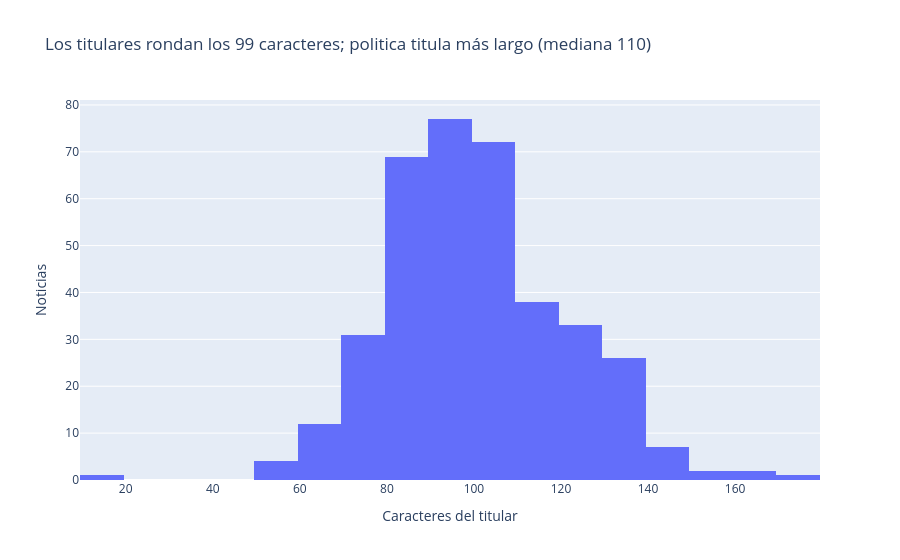

Notebook source saved alongside this figure:
### Markdown cell above
El medio es uno solo (opción B), así que el segundo gráfico usa el rango de fechas. Como cada sitemap trae las 100 notas más recientes de su sección, las secciones que publican más cubren menos días. Por eso el dataset es un corte de **2 al 14 de octubre de 2026**, desigual por categoría: deportes y política están concentrados en la última semana.

### Code cell
medianas = df.groupby("etiqueta")["largo_titular"].median()
fig = px.histogram(
    df, x="largo_titular", nbins=30,
    labels={"largo_titular": "Caracteres del titular"},
    title=(f"Los titulares rondan los {df['largo_titular'].median():.0f} caracteres; "
           f"{medianas.idxmax()} titula más largo (mediana {medianas.max():.0f})"),
)
fig.update_layout(yaxis_title="Noticias")
fig.show()

### Figure 1 — Plotly figure (JSON) as saved in the notebook; plotly's stock layout.template omitted (floating-point values rounded to 4 significant figures; data arrays with more than 128 entries replaced by an {"elided": "..."} marker saying what was removed)
{"data": [{"bingroup": "x", "hovertemplate": "Caracteres del titular=%{x}<br>count=%{y}<extra></extra>", "legendgroup": "", "marker": {"color": "#636efa", "pattern": {"shape": ""}}, "name": "", "nbinsx": 30, "orientation": "v", "showlegend": false, "type": "histogram", "x": {"elided": "375 int values"}, "xaxis": "x", "yaxis": "y"}], "layout": {"barmode": "relative", "legend": {"tracegroupgap": 0}, "title": {"text": "Los titulares rondan los 99 caracteres; politica titula más largo (mediana 110)"}, "xaxis": {"anchor": "y", "domain": [0.0, 1.0], "title": {"text": "Caracteres del titular"}}, "yaxis": {"anchor": "x", "domain": [0.0, 1.0], "title": {"text": "Noticias"}}}}
